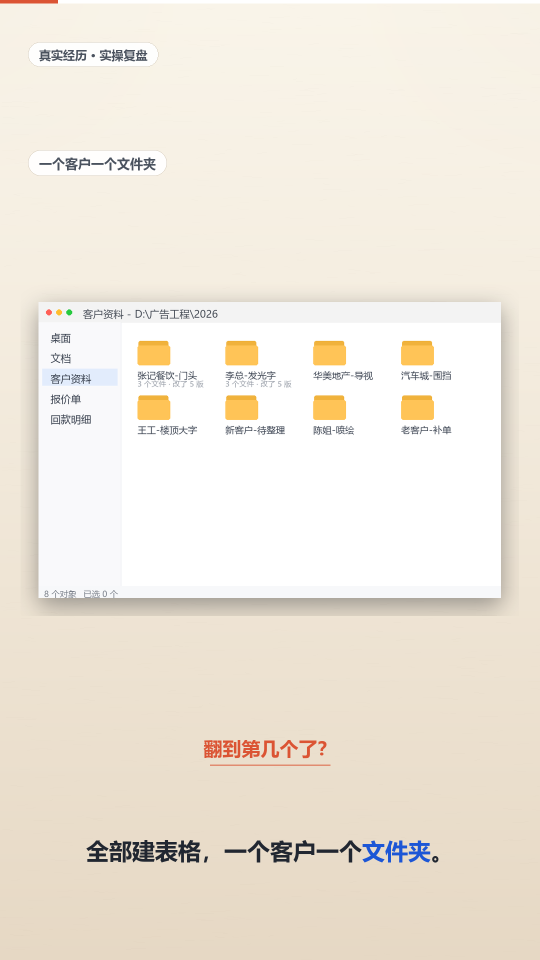
#> input picture _video/preview_adstory_010.0.png, 1080 x 1920 px (shown at 1/2 size); its folder holds only this picture in this run
$ python check_frames.py
#> lines starting #> are read from the running program, lines starting #| are printed output that depends on the picture
# -*- coding: utf-8 -*-
"""关键帧体检：统计各区域像素分布，用于无视觉反馈时确认排版没有空/挤"""
import os, glob
import numpy as np
from PIL import Image

VID = r"E:\vscode\zhouji\webHome\_video"
bands = [("top", 0, 320), ("card", 320, 1060), ("below", 1060, 1400),
         ("subtitle", 1520, 1800), ("footer", 1800, 1920)]
lines = []
for p in sorted(glob.glob(os.path.join(VID, "preview_*.png"))):
    im = Image.open(p).convert("L")
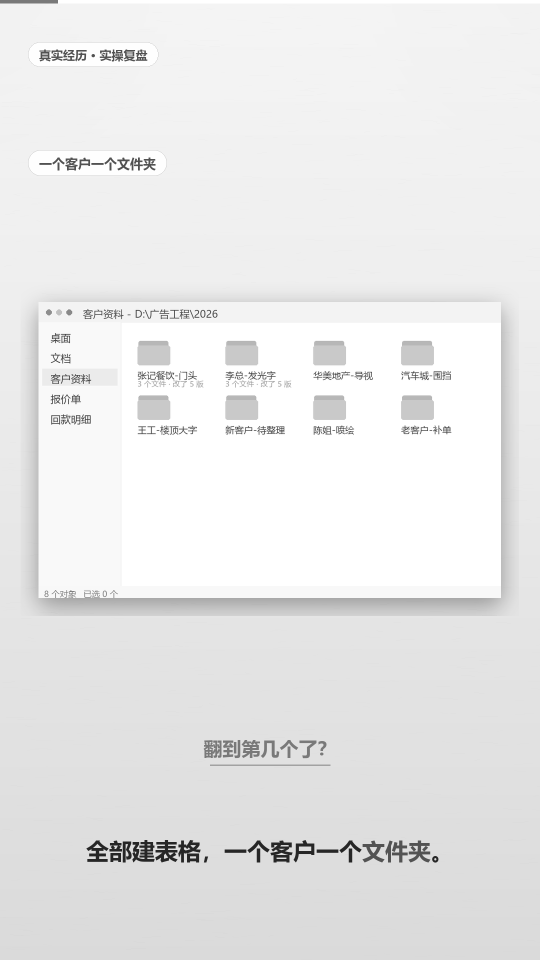
#> im: PIL image 1080x1920 L (shown at 1/2 size); min 21, max 255, mean 233.1
    a = np.asarray(im, dtype=np.float32)
    lines.append(f"== {os.path.basename(p)}  mean={a.mean():.1f}")
    for name, y0, y1 in bands:
        b = a[y0:y1]
        bright = (b > 200).mean() * 100
        lines.append(f"   {name:9s} y{y0}-{y1}: mean={b.mean():5.1f} bright%={bright:5.2f} std={b.std():5.1f}")
#> this loop made 5 passes
#> bright on passes 1 to 5: 98.89, 96.94, 92.77, 95.31, 100
#> pass 1, `b = a[y0:y1]`:
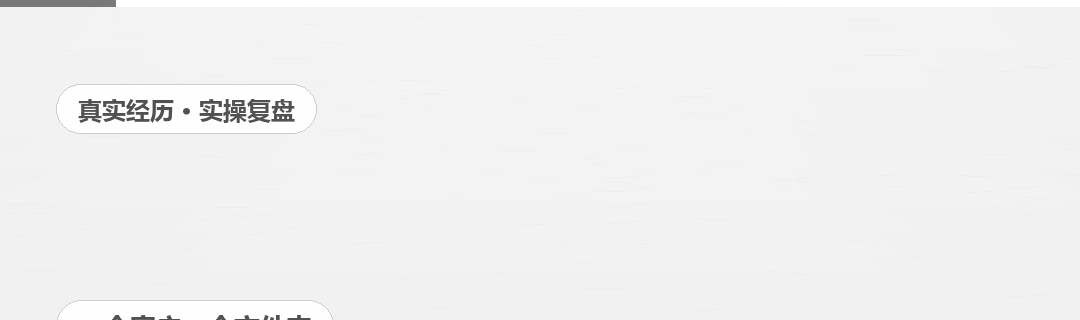
#> b: shape (320, 1080) float32; min 81, max 255, mean 241.3
#> pass 2, `b = a[y0:y1]`:
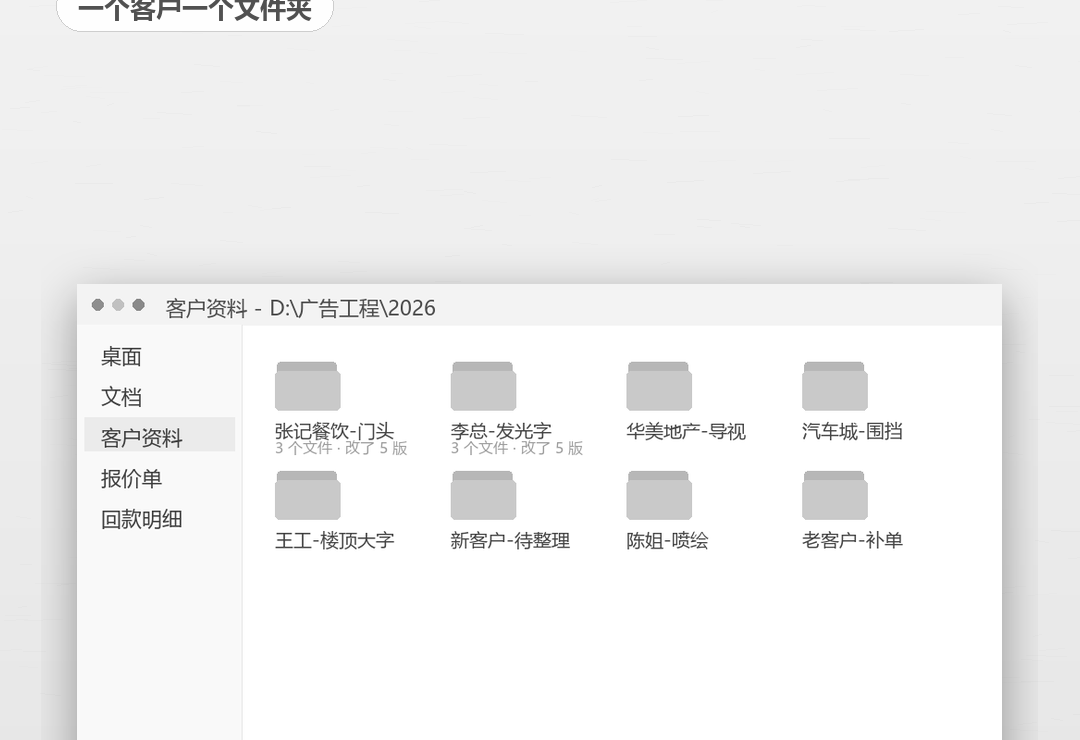
#> b: shape (740, 1080) float32; min 21, max 255, mean 240.8
#> pass 3, `b = a[y0:y1]`:
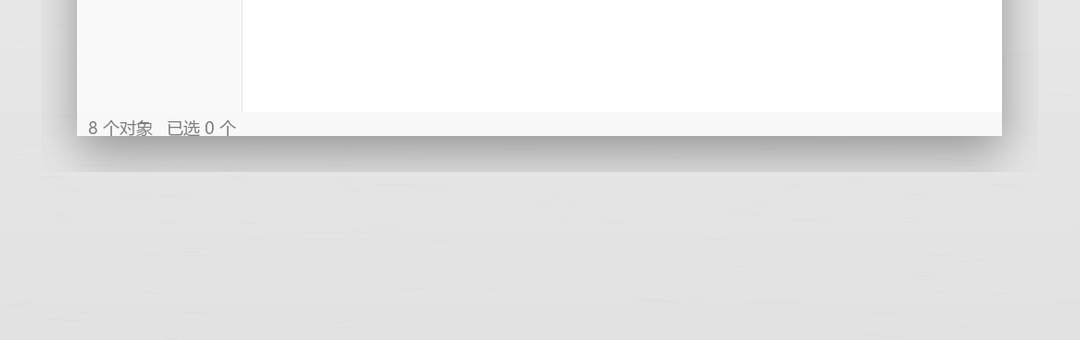
#> b: shape (340, 1080) float32; min 107, max 255, mean 232
#> after the loop, lines = 6 items
    # 极右边缘是否被裁（右侧 12px 应有背景）
    edge = a[:, -12:].mean()
#> edge = 232.1
    lines.append(f"   right-edge mean={edge:.1f}")
open(os.path.join(VID, "frame_check.txt"), "w", encoding="utf-8").write("\n".join(lines))
print("ok")

$ run again, on _video/preview_adstory_020.0.png
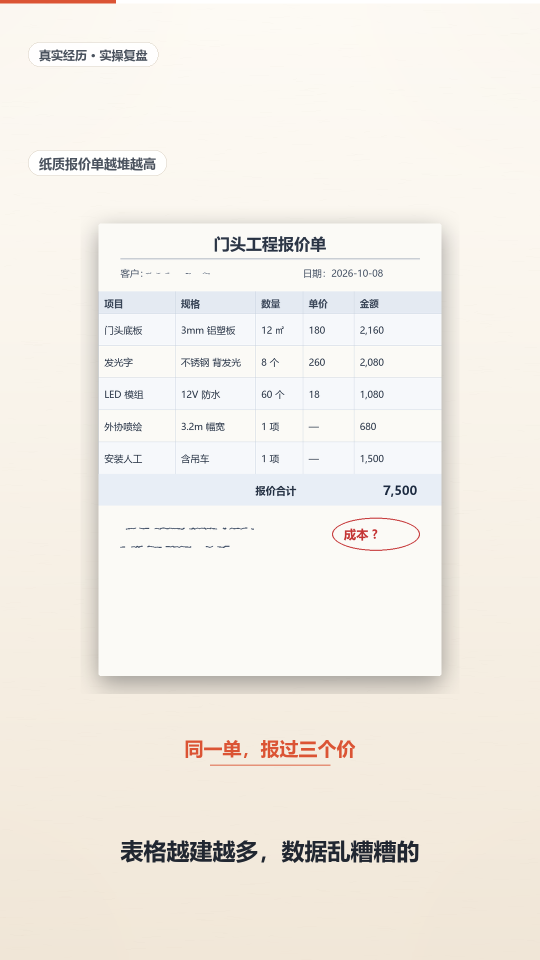
#> input picture _video/preview_adstory_020.0.png, 1080 x 1920 px (shown at 1/2 size)
#> the loop `for name, y0, y1 in bands:` made 5 passes
#> bright on passes 1 to 5: 98.58, 96.92, 95.53, 94.57, 100
#> pass 1, `b = a[y0:y1]`:
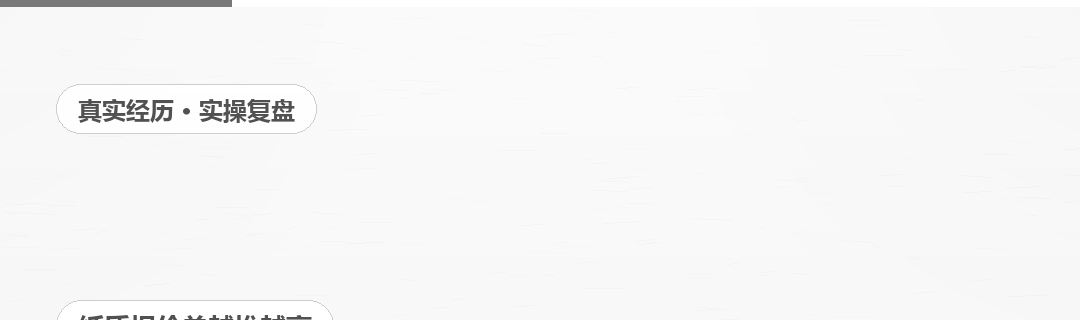
#> b: shape (320, 1080) float32; min 81, max 255, mean 246.7
#> pass 3, `b = a[y0:y1]`:
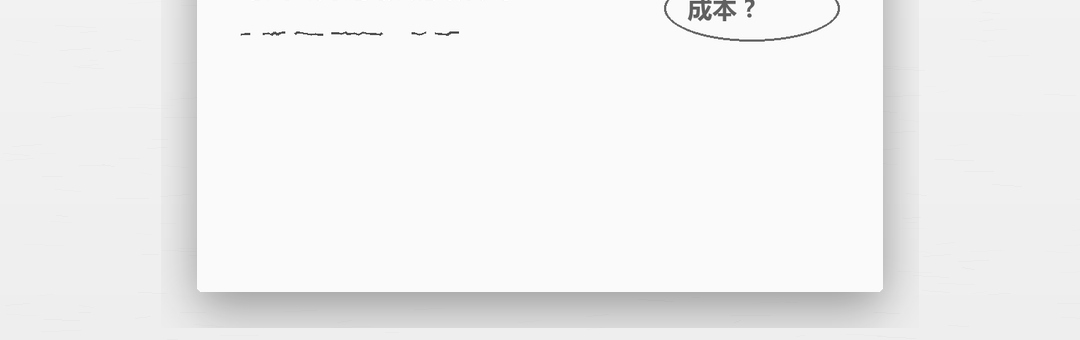
#> b: shape (340, 1080) float32; min 36, max 255, mean 240.6
#> after the loop `for name, y0, y1 in bands:`: lines = 6 items
#> edge = 241.6

$ run again, on _video/preview_adstory_033.0.png
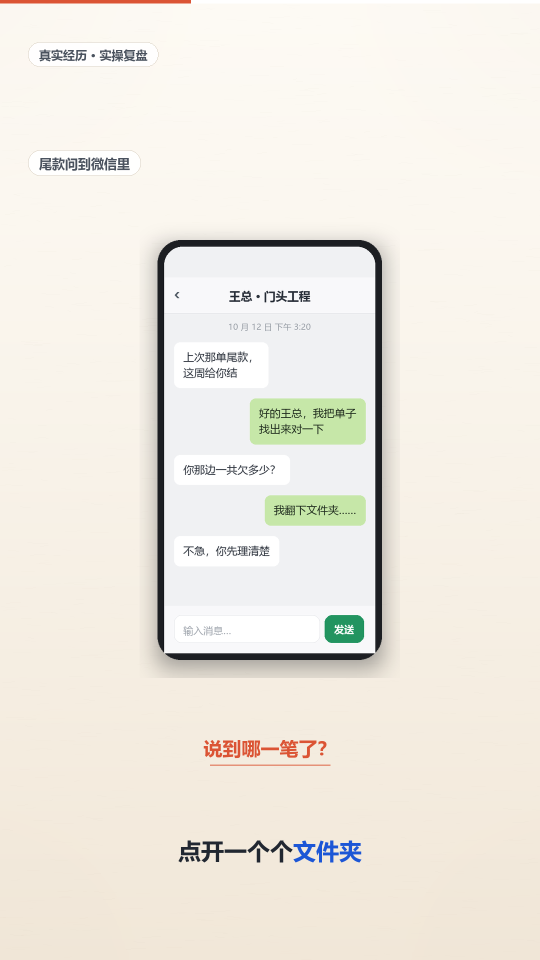
#> input picture _video/preview_adstory_033.0.png, 1080 x 1920 px (shown at 1/2 size)
#> the loop `for name, y0, y1 in bands:` made 5 passes
#> bright on passes 1 to 5: 98.31, 95.55, 92.31, 97.59, 100
#> pass 1, `b = a[y0:y1]`:
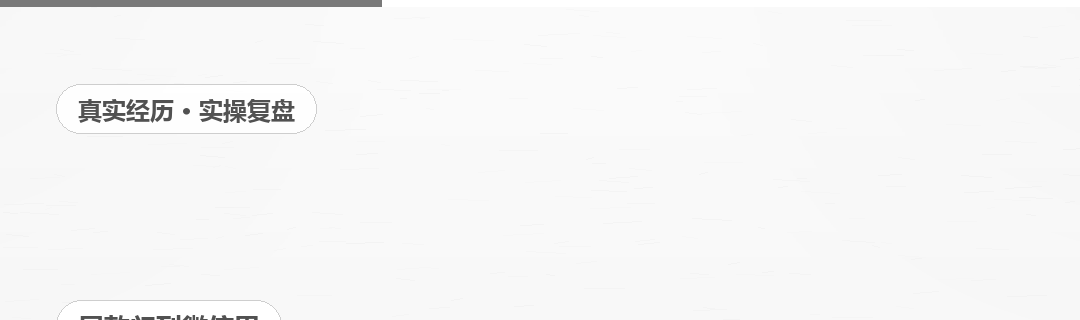
#> b: shape (320, 1080) float32; min 81, max 255, mean 246.4
#> pass 3, `b = a[y0:y1]`:
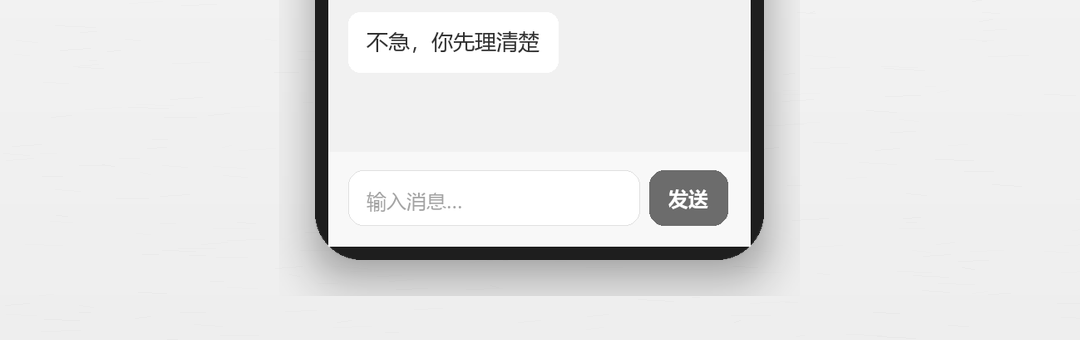
#> b: shape (340, 1080) float32; min 9, max 255, mean 229.6
#> after the loop `for name, y0, y1 in bands:`: lines = 6 items
#> edge = 241.6
